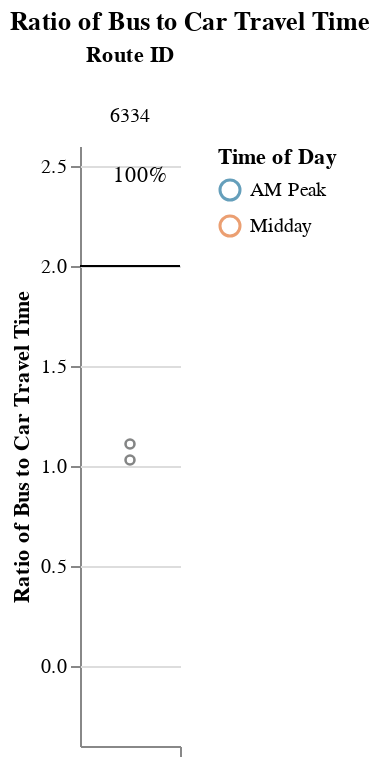
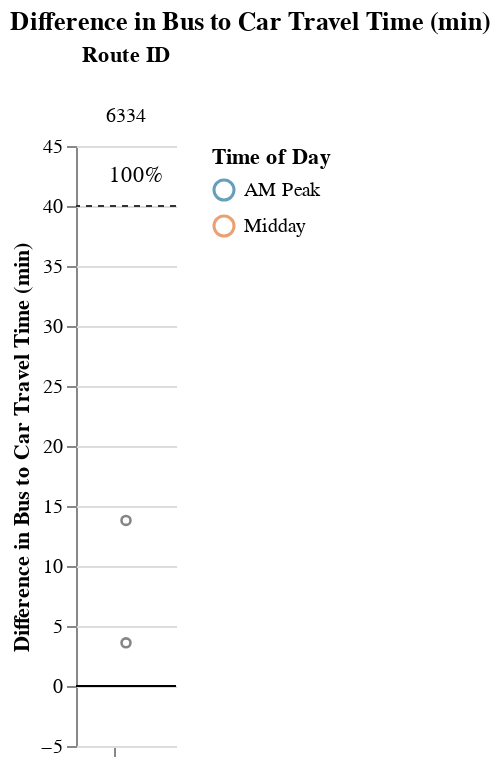

Here is the notebook cell these charts were saved with, in order:
### Markdown cell above
### Long Routes (> 1.5 hrs)

### Code cell
route_group = "long"
try:
    display_charts_for_route_group(df, route_group)
except:
    print("No routes meet this criteria.")

### Figure 1 — Vega-Lite specification as saved in the notebook (floating-point values rounded to 4 significant figures)
{"config": {"view": {"continuousWidth": 400, "continuousHeight": 300, "stroke": null}, "facet": {"spacing": 0}}, "data": {"name": "data-764a2cff088fae120998d66d434cd580"}, "facet": {"column": {"field": "route_id", "sort": ["6334"], "title": "Route ID", "type": "nominal"}}, "spec": {"layer": [{"mark": "rule", "encoding": {"color": {"value": "black"}, "y": {"field": "cutoff", "type": "quantitative"}}, "selection": {"selector001": {"type": "interval", "bind": "scales", "encodings": ["x", "y"]}}}, {"mark": {"type": "point", "opacity": 0.65, "size": 12, "strokeWidth": 1.1}, "encoding": {"color": {"field": "time_of_day", "scale": {"range": ["#136C97", "#E16B26", "#F6BF16", "#00896B", "#7790A3", "#5B559C"]}, "sort": ["AM Peak", "Midday", "PM Peak", "Owl Service"], "title": "Time of Day", "type": "nominal"}, "tooltip": [{"field": "route_id", "type": "nominal"}, {"field": "trip_id", "type": "nominal"}, {"field": "service_hours", "type": "quantitative"}, {"field": "car_duration_hours", "type": "quantitative"}, {"field": "bus_multiplier", "type": "quantitative"}, {"field": "bus_difference", "type": "quantitative"}, {"field": "num_trips", "type": "quantitative"}, {"field": "num_competitive", "type": "quantitative"}, {"field": "pct_trips_competitive", "type": "quantitative"}, {"field": "p25", "type": "quantitative"}, {"field": "p50", "type": "quantitative"}, {"field": "p75", "type": "quantitative"}], "x": {"axis": {"grid": false, "labels": false, "ticks": true, "values": [0]}, "field": "jitter", "scale": {}, "title": null, "type": "quantitative"}, "y": {"field": "bus_multiplier", "scale": {"domain": [-0.25, 2.5]}, "title": "Ratio of Bus to Car Travel Time", "type": "quantitative"}}, "transform": [{"calculate": "sqrt(-2*log(random()))*cos(2*PI*random())", "as": "jitter"}], "width": 50}, {"layer": [{"mark": {"type": "point", "opacity": 0.6, "size": 20, "strokeWidth": 1.3}, "encoding": {"color": {"value": "#323434"}, "y": {"field": "bus_multiplier", "type": "quantitative"}}, "transform": [{"filter": "(datum.p50_trip === 1)"}]}, {"mark": {"type": "text", "align": "center", "baseline": "middle"}, "encoding": {"color": {"value": "black"}, "text": {"field": "pct_trips_competitive", "format": ".0%", "type": "quantitative"}, "tooltip": [{"field": "route_id", "type": "nominal"}, {"field": "trip_id", "type": "nominal"}, {"field": "service_hours", "type": "quantitative"}, {"field": "car_duration_hours", "type": "quantitative"}, {"field": "bus_multiplier", "type": "quantitative"}, {"field": "bus_difference", "type": "quantitative"}, {"field": "num_trips", "type": "quantitative"}, {"field": "num_competitive", "type": "quantitative"}, {"field": "pct_trips_competitive", "type": "quantitative"}, {"field": "p25", "type": "quantitative"}, {"field": "p50", "type": "quantitative"}, {"field": "p75", "type": "quantitative"}], "x": {"value": 30}, "y": {"value": 15}}, "transform": [{"calculate": "sqrt(-2*log(random()))*cos(2*PI*random())", "as": "jitter"}, {"filter": "(datum.fastest_trip === 1)"}]}]}]}, "resolve": {"scale": {"y": "shared"}}, "title": "Ratio of Bus to Car Travel Time", "$schema": "https://vega.github.io/schema/vega-lite/v4.17.0.json", "datasets": {"data-764a2cff088fae120998d66d434cd580": [{"calitp_itp_id": 204, "trip_key": -8482069701385664059, "trip_id": "t_110899_b_26553_tn_0", "shape_id": "p_787876", "route_id": "6334", "service_hours": 2.08, "trip_first_departure_ts": 28800, "trip_last_arrival_ts": 36300, "departure_hour": 8, "time_of_day": "AM Peak", "p25": 2.123, "p50": 2.165, "p75": 2.208, "p50_trip": 1, "fastest_trip": 1, "car_duration_hours": 2.02, "competitive_route": 1, "bus_multiplier": 1.03, "bus_difference": 3.6, "num_trips": 2, "num_competitive": 2, "pct_trips_competitive": 1.0, "bus_difference_spread": 10.2, "route_group": "long", "max_trip_hrs": 2.25, "max_trip_route_group": 2.25, "name": "Modoc Transportation Authority ", "caltrans_district": "02 - Redding", "drmt_organization_name": null, "cutoff2": 40, "cutoff": 2}, {"calitp_itp_id": 204, "trip_key": -5907327273730479531, "trip_id": "t_110897_b_26553_tn_0", "shape_id": "p_110888", "route_id": "6334", "service_hours": 2.25, "trip_first_departure_ts": 48600, "trip_last_arrival_ts": 56700, "departure_hour": 13, "time_of_day": "Midday", "p25": 2.123, "p50": 2.165, "p75": 2.208, "p50_trip": 1, "fastest_trip": 0, "car_duration_hours": 2.02, "competitive_route": 1, "bus_multiplier": 1.11, "bus_difference": 13.8, "num_trips": 2, "num_competitive": 2, "pct_trips_competitive": 1.0, "bus_difference_spread": 10.2, "route_group": "long", "max_trip_hrs": 2.25, "max_trip_route_group": 2.25, "name": "Modoc Transportation Authority ", "caltrans_district": "02 - Redding", "drmt_organization_name": null, "cutoff2": 40, "cutoff": 2}]}}

### Figure 2 — Vega-Lite specification as saved in the notebook (floating-point values rounded to 4 significant figures)
{"config": {"view": {"continuousWidth": 400, "continuousHeight": 300, "stroke": null}, "facet": {"spacing": 0}}, "data": {"name": "data-8d8ac5e983d9ef86911aaebde9aada9b"}, "facet": {"column": {"field": "route_id", "sort": ["6334"], "title": "Route ID", "type": "nominal"}}, "spec": {"layer": [{"mark": "rule", "encoding": {"color": {"value": "black"}, "y": {"field": "cutoff", "type": "quantitative"}}, "selection": {"selector002": {"type": "interval", "bind": "scales", "encodings": ["x", "y"]}}}, {"mark": {"type": "rule", "strokeDash": [3, 3]}, "encoding": {"color": {"value": "#323434"}, "y": {"field": "cutoff2", "type": "quantitative"}}}, {"mark": {"type": "point", "opacity": 0.65, "size": 12, "strokeWidth": 1.1}, "encoding": {"color": {"field": "time_of_day", "scale": {"range": ["#136C97", "#E16B26", "#F6BF16", "#00896B", "#7790A3", "#5B559C"]}, "sort": ["AM Peak", "Midday", "PM Peak", "Owl Service"], "title": "Time of Day", "type": "nominal"}, "tooltip": [{"field": "route_id", "type": "nominal"}, {"field": "trip_id", "type": "nominal"}, {"field": "service_hours", "type": "quantitative"}, {"field": "car_duration_hours", "type": "quantitative"}, {"field": "bus_multiplier", "type": "quantitative"}, {"field": "bus_difference", "type": "quantitative"}, {"field": "num_trips", "type": "quantitative"}, {"field": "num_competitive", "type": "quantitative"}, {"field": "pct_trips_competitive", "type": "quantitative"}, {"field": "p25", "type": "quantitative"}, {"field": "p50", "type": "quantitative"}, {"field": "p75", "type": "quantitative"}], "x": {"axis": {"grid": false, "labels": false, "ticks": true, "values": [0]}, "field": "jitter", "scale": {}, "title": null, "type": "quantitative"}, "y": {"field": "bus_difference", "scale": {"domain": [-5, 45.0]}, "title": "Difference in Bus to Car Travel Time (min)", "type": "quantitative"}}, "transform": [{"calculate": "sqrt(-2*log(random()))*cos(2*PI*random())", "as": "jitter"}], "width": 50}, {"layer": [{"mark": {"type": "point", "opacity": 0.6, "size": 20, "strokeWidth": 1.3}, "encoding": {"color": {"value": "#323434"}, "y": {"field": "bus_difference", "type": "quantitative"}}, "transform": [{"filter": "(datum.p50_trip === 1)"}]}, {"mark": {"type": "text", "align": "center", "baseline": "middle"}, "encoding": {"color": {"value": "black"}, "text": {"field": "pct_trips_competitive", "format": ".0%", "type": "quantitative"}, "tooltip": [{"field": "route_id", "type": "nominal"}, {"field": "trip_id", "type": "nominal"}, {"field": "service_hours", "type": "quantitative"}, {"field": "car_duration_hours", "type": "quantitative"}, {"field": "bus_multiplier", "type": "quantitative"}, {"field": "bus_difference", "type": "quantitative"}, {"field": "num_trips", "type": "quantitative"}, {"field": "num_competitive", "type": "quantitative"}, {"field": "pct_trips_competitive", "type": "quantitative"}, {"field": "p25", "type": "quantitative"}, {"field": "p50", "type": "quantitative"}, {"field": "p75", "type": "quantitative"}], "x": {"value": 30}, "y": {"value": 15}}, "transform": [{"calculate": "sqrt(-2*log(random()))*cos(2*PI*random())", "as": "jitter"}, {"filter": "(datum.fastest_trip === 1)"}]}]}]}, "resolve": {"scale": {"y": "shared"}}, "title": "Difference in Bus to Car Travel Time (min)", "$schema": "https://vega.github.io/schema/vega-lite/v4.17.0.json", "datasets": {"data-8d8ac5e983d9ef86911aaebde9aada9b": [{"calitp_itp_id": 204, "trip_key": -8482069701385664059, "trip_id": "t_110899_b_26553_tn_0", "shape_id": "p_787876", "route_id": "6334", "service_hours": 2.08, "trip_first_departure_ts": 28800, "trip_last_arrival_ts": 36300, "departure_hour": 8, "time_of_day": "AM Peak", "p25": 2.123, "p50": 2.165, "p75": 2.208, "p50_trip": 1, "fastest_trip": 1, "car_duration_hours": 2.02, "competitive_route": 1, "bus_multiplier": 1.03, "bus_difference": 3.6, "num_trips": 2, "num_competitive": 2, "pct_trips_competitive": 1.0, "bus_difference_spread": 10.2, "route_group": "long", "max_trip_hrs": 2.25, "max_trip_route_group": 2.25, "name": "Modoc Transportation Authority ", "caltrans_district": "02 - Redding", "drmt_organization_name": null, "cutoff2": 40, "cutoff": 0}, {"calitp_itp_id": 204, "trip_key": -5907327273730479531, "trip_id": "t_110897_b_26553_tn_0", "shape_id": "p_110888", "route_id": "6334", "service_hours": 2.25, "trip_first_departure_ts": 48600, "trip_last_arrival_ts": 56700, "departure_hour": 13, "time_of_day": "Midday", "p25": 2.123, "p50": 2.165, "p75": 2.208, "p50_trip": 1, "fastest_trip": 0, "car_duration_hours": 2.02, "competitive_route": 1, "bus_multiplier": 1.11, "bus_difference": 13.8, "num_trips": 2, "num_competitive": 2, "pct_trips_competitive": 1.0, "bus_difference_spread": 10.2, "route_group": "long", "max_trip_hrs": 2.25, "max_trip_route_group": 2.25, "name": "Modoc Transportation Authority ", "caltrans_district": "02 - Redding", "drmt_organization_name": null, "cutoff2": 40, "cutoff": 0}]}}
